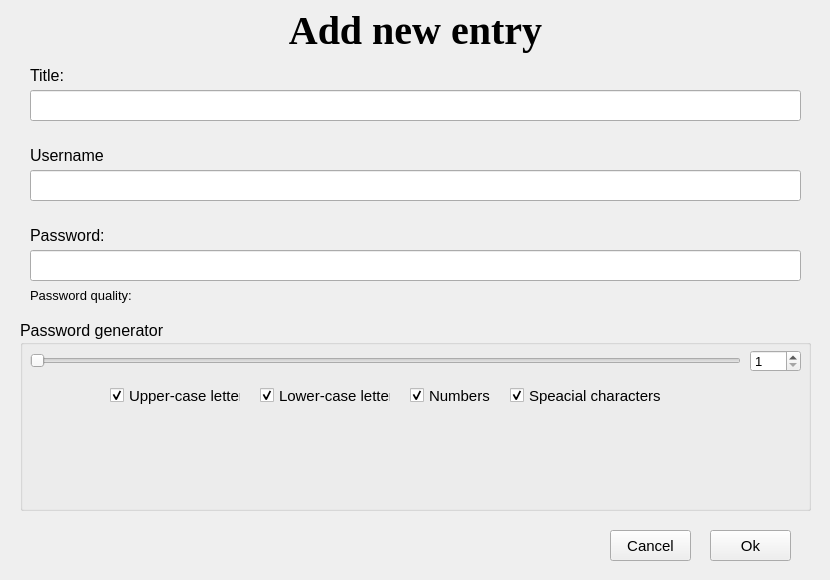
    <widget class="QWidget" name="genpassPage">
     <widget class="QLabel" name="label_7">
      <property name="geometry">
       <rect>
        <x>10</x>
        <y>0</y>
        <width>811</width>
        <height>61</height>
       </rect>
      </property>
      <property name="font">
       <font>
        <family>Times New Roman</family>
        <pointsize>30</pointsize>
        <weight>75</weight>
        <bold>true</bold>
       </font>
      </property>
      <property name="text">
       <string>Add new entry</string>
      </property>
      <property name="alignment">
       <set>Qt::AlignCenter</set>
      </property>
     </widget>
     <widget class="QLineEdit" name="entrytitleInput">
      <property name="geometry">
       <rect>
        <x>30</x>
        <y>90</y>
        <width>771</width>
        <height>31</height>
       </rect>
      </property>
     </widget>
     <widget class="QLabel" name="label_8">
      <property name="geometry">
       <rect>
        <x>30</x>
        <y>60</y>
        <width>181</width>
        <height>31</height>
       </rect>
      </property>
      <property name="font">
       <font>
        <pointsize>12</pointsize>
       </font>
      </property>
      <property name="text">
       <string>Title:</string>
      </property>
     </widget>
     <widget class="QLabel" name="label_9">
      <property name="geometry">
       <rect>
        <x>30</x>
        <y>140</y>
        <width>181</width>
        <height>31</height>
       </rect>
      </property>
      <property name="font">
       <font>
        <pointsize>12</pointsize>
       </font>
      </property>
      <property name="text">
       <string>Username</string>
      </property>
     </widget>
     <widget class="QLineEdit" name="entryuserInput">
      <property name="geometry">
       <rect>
        <x>30</x>
        <y>170</y>
        <width>771</width>
        <height>31</height>
       </rect>
      </property>
     </widget>
     <widget class="QLabel" name="label_10">
      <property name="geometry">
       <rect>
        <x>30</x>
        <y>220</y>
        <width>181</width>
        <height>31</height>
       </rect>
      </property>
      <property name="font">
       <font>
        <pointsize>12</pointsize>
       </font>
      </property>
      <property name="text">
       <string>Password:</string>
      </property>
     </widget>
     <widget class="QLineEdit" name="entrypassInput">
      <property name="geometry">
       <rect>
        <x>30</x>
        <y>250</y>
        <width>771</width>
        <height>31</height>
       </rect>
      </property>
      <property name="contextMenuPolicy">
       <enum>Qt::DefaultContextMenu</enum>
      </property>
     </widget>
     <widget class="QLabel" name="passstatLab">
      <property name="geometry">
       <rect>
        <x>30</x>
        <y>280</y>
        <width>171</width>
        <height>31</height>
       </rect>
      </property>
      <property name="font">
       <font>
        <pointsize>10</pointsize>
       </font>
      </property>
      <property name="text">
       <string>Password quality:</string>
      </property>
     </widget>
     <widget class="QGroupBox" name="groupBox">
      <property name="geometry">
       <rect>
        <x>20</x>
        <y>320</y>
        <width>791</width>
        <height>191</height>
       </rect>
      </property>
      <property name="font">
       <font>
        <pointsize>12</pointsize>
       </font>
      </property>
      <property name="title">
       <string>Password generator</string>
      </property>
      <widget class="QCheckBox" name="specialBox">
       <property name="geometry">
        <rect>
         <x>490</x>
         <y>60</y>
         <width>151</width>
         <height>31</height>
        </rect>
       </property>
       <property name="font">
        <font>
         <pointsize>11</pointsize>
        </font>
       </property>
       <property name="text">
        <string>Speacial characters</string>
       </property>
       <property name="checked">
        <bool>true</bool>
       </property>
       <property name="autoRepeat">
        <bool>false</bool>
       </property>
      </widget>
      <widget class="QCheckBox" name="numberBox">
       <property name="geometry">
        <rect>
         <x>390</x>
         <y>60</y>
         <width>81</width>
         <height>31</height>
        </rect>
       </property>
       <property name="font">
        <font>
         <pointsize>11</pointsize>
        </font>
       </property>
       <property name="text">
        <string>Numbers</string>
       </property>
       <property name="checked">
        <bool>true</bool>
       </property>
      </widget>
      <widget class="QSlider" name="horizontalSlider">
       <property name="geometry">
        <rect>
         <x>10</x>
         <y>30</y>
         <width>711</width>
         <height>21</height>
        </rect>
       </property>
       <property name="minimum">
        <number>1</number>
       </property>
       <property name="maximum">
        <number>40</number>
       </property>
       <property name="singleStep">
        <number>1</number>
       </property>
       <property name="pageStep">
        <number>1</number>
       </property>
       <property name="sliderPosition">
        <number>1</number>
       </property>
       <property name="orientation">
        <enum>Qt::Horizontal</enum>
       </property>
      </widget>
      <widget class="QCheckBox" name="uppercaseBox">
       <property name="geometry">
        <rect>
         <x>90</x>
         <y>60</y>
         <width>131</width>
         <height>31</height>
        </rect>
       </property>
       <property name="font">
        <font>
         <pointsize>11</pointsize>
        </font>
       </property>
       <property name="text">
        <string>Upper-case letter</string>
       </property>
       <property name="checked">
        <bool>true</bool>
       </property>
      </widget>
      <widget class="QCheckBox" name="lowercaseBox">
       <property name="geometry">
        <rect>
         <x>240</x>
         <y>60</y>
         <width>131</width>
         <height>31</height>
        </rect>
       </property>
       <property name="font">
        <font>
         <pointsize>11</pointsize>
        </font>
       </property>
       <property name="text">
        <string>Lower-case letters</string>
       </property>
       <property name="checked">
        <bool>true</bool>
       </property>
      </widget>
      <widget class="QSpinBox" name="spinBox">
       <property name="geometry">
        <rect>
         <x>730</x>
         <y>30</y>
         <width>51</width>
         <height>22</height>
        </rect>
       </property>
       <property name="font">
        <font>
         <pointsize>10</pointsize>
        </font>
       </property>
       <property name="minimum">
        <number>1</number>
       </property>
       <property name="maximum">
        <number>40</number>
       </property>
       <property name="stepType">
        <enum>QAbstractSpinBox::DefaultStepType</enum>
       </property>
      </widget>
      <widget class="QLabel" name="warningLab">
       <property name="geometry">
        <rect>
         <x>30</x>
         <y>110</y>
         <width>731</width>
         <height>41</height>
        </rect>
       </property>
       <property name="text">
        <string/>
       </property>
      </widget>
     </widget>
     <widget class="QPushButton" name="okBtn">
      <property name="geometry">
       <rect>
        <x>710</x>
        <y>530</y>
        <width>81</width>
        <height>31</height>
       </rect>
      </property>
      <property name="font">
       <font>
        <pointsize>11</pointsize>
       </font>
      </property>
      <property name="text">
       <string>Ok</string>
      </property>
     </widget>
     <widget class="QPushButton" name="canceBtn">
      <property name="geometry">
       <rect>
        <x>610</x>
        <y>530</y>
        <width>81</width>
        <height>31</height>
       </rect>
      </property>
      <property name="font">
       <font>
        <pointsize>11</pointsize>
       </font>
      </property>
      <property name="text">
       <string>Cancel</string>
      </property>
     </widget>
     <widget class="QLabel" name="notiLab">
      <property name="geometry">
       <rect>
        <x>40</x>
        <y>530</y>
        <width>551</width>
        <height>41</height>
       </rect>
      </property>
      <property name="font">
       <font>
        <pointsize>12</pointsize>
       </font>
      </property>
      <property name="text">
       <string/>
      </property>
     </widget>
     <zorder>groupBox</zorder>
     <zorder>label_7</zorder>
     <zorder>entrytitleInput</zorder>
     <zorder>label_8</zorder>
     <zorder>label_9</zorder>
     <zorder>entryuserInput</zorder>
     <zorder>label_10</zorder>
     <zorder>entrypassInput</zorder>
     <zorder>passstatLab</zorder>
     <zorder>okBtn</zorder>
     <zorder>canceBtn</zorder>
     <zorder>notiLab</zorder>
    </widget>
